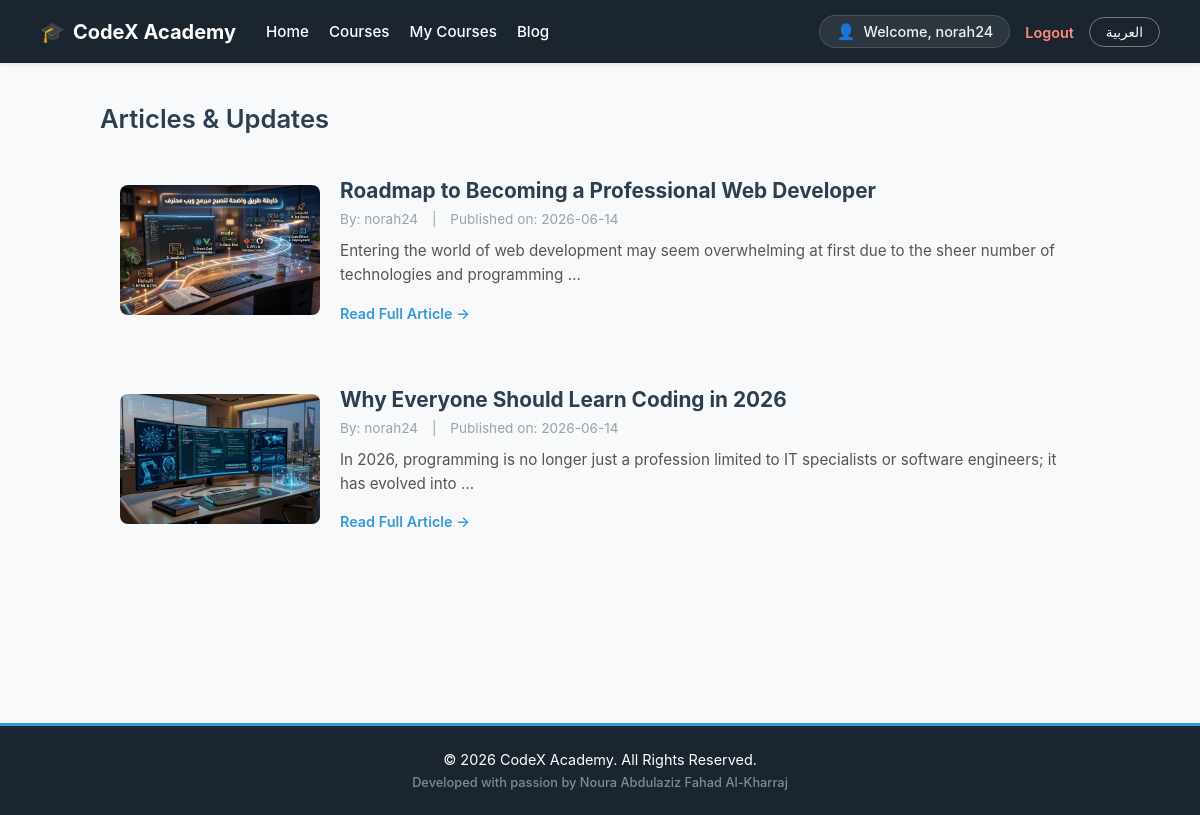
Page /blog/ (signed in) on the committed database.
### blog/models.py (models this page shows, shortened)
class Post(models.Model):
    title_en = models.CharField(max_length=200, verbose_name='Post Title (english)')
    title_ar = models.CharField(max_length=200, verbose_name='Post Title (arabic)')
    content_en = models.TextField(verbose_name='Post Content (english)')
    content_ar = models.TextField(verbose_name='Post Content (arabic)')
    author = models.ForeignKey(User, on_delete=models.CASCADE, related_name='posts', verbose_name='Author')
    image = models.ImageField(upload_to='blog_images/', verbose_name='Post Image', null=True, blank=True)
    created_at = models.DateTimeField(auto_now_add=True)

### blog/views.py (the view)
# urls.py: path('', views.post_list, name='post_list'),
def post_list(request):
    posts = Post.objects.all().order_by('-created_at')
    return render(request, 'blog/post_list.html', {'posts': posts})

### blog/templates/blog/post_list.html (shortened to what this page needs)
{% extends 'base.html' %}
{% block content %}
    <h2 style="color: #2c3e50; margin-bottom: 24px; font-size: 1.6rem; font-weight: 600;">
        {% if LANGUAGE_CODE == 'ar' %}المقالات والمستجدات{% else %}Articles & Updates{% endif %}
    </h2>
    <div style="display: flex; flex-direction: column; gap: 24px;">
    {% for post in posts %}
        <div class="card" style="display: flex; flex-direction: row; gap: 20px; overflow: hidden; align-items: center; padding: 20px;">
            {% if post.image %}
                <div style="width: 200px; height: 130px; flex-shrink: 0; border-radius: 8px; overflow: hidden;">
                    <img src="{{ post.image.url }}" alt="{{ post.title_ar }}" style="width: 100%; height: 100%; object-fit: cover;">
                </div>
            {% endif %}
            <div style="flex-grow: 1;">
                <h3 style="margin-top: 0; color: #2c3e50; font-size: 1.3rem; margin-bottom: 8px;">
                    {% if LANGUAGE_CODE == 'ar' %}{{ post.title_ar }}{% else %}{{ post.title_en }}{% endif %}
                </h3>
                <div style="color: #95a5a6; font-size: 0.85rem; margin-bottom: 12px;">
                    <span>{% if LANGUAGE_CODE == 'ar' %}بواسطة:{% else %}By:{% endif %} {{ post.author.username }}</span>
                    <span style="margin: 0 10px;">|</span>
                    <span>{% if LANGUAGE_CODE == 'ar' %}تاريخ النشر:{% else %}Published on:{% endif %} {{ post.created_at|date:"Y-m-d" }}</span>
                </div>
                <p style="color: #555; font-size: 0.95rem; line-height: 1.6; margin-bottom: 15px; margin-top: 0;">
                    {% if LANGUAGE_CODE == 'ar' %}{{ post.content_ar|truncatewords:20 }}{% else %}{{ post.content_en|truncatewords:20 }}{% endif %}
                </p>
                <a href="{% url 'blog:post_detail' post.id %}" style="color: #3498db; font-weight: 600; text-decoration: none; font-size: 0.9rem;">
                    {% if LANGUAGE_CODE == 'ar' %}قراءة المقال كاملاً ←{% else %}Read Full Article →{% endif %}
                </a>
            </div>
        </div>
    {% empty %}
        <div style="background: #ffffff; border: 1px solid #e9ecef; border-radius: 8px; padding: 30px; text-align: center; color: #7f8c8d; width: 100%;">
            {% if LANGUAGE_CODE == 'ar' %}لا توجد مقالات منشورة حالياً في المدونة.{% else %}No articles published in the blog yet.{% endif %}
        </div>
    {% endfor %}
    </div>
{% endblock %}

### templates/base.html (shortened to what this page needs)
{% load i18n %}
<!DOCTYPE html>
<html lang="{{ LANGUAGE_CODE }}" dir="{% if LANGUAGE_CODE == 'ar' %}rtl{% else %}ltr{% endif %}">
<head>
</head>
<body>
    <nav class="navbar">
        <div class="nav-right-side">
            <a href="/" class="brand-logo">
                <span>🎓</span>
                <span>{% if LANGUAGE_CODE == 'ar' %}كودكس التعليمية{% else %}CodeX Academy{% endif %}</span>
            </a>
            <div class="nav-links">
                <a href="/">
                    {% if LANGUAGE_CODE == 'ar' %}الرئيسية{% else %}Home{% endif %}
                </a>
                <a href="/courses/">
                    {% if LANGUAGE_CODE == 'ar' %}الكورسات{% else %}Courses{% endif %}
                </a>
                {% if request.user.is_authenticated %}
                <a href="{% url 'courses:my_courses' %}">
                    {% if LANGUAGE_CODE == 'ar' %}دوراتي التعليمية{% else %}My Courses{% endif %}
                </a>
                {% endif %}
                <a href="/blog/">
                    {% if LANGUAGE_CODE == 'ar' %}المدونة{% else %}Blog{% endif %}
                </a>
            </div>
        </div>
        <div class="nav-left-side">
            {% if request.user.is_authenticated %}
                <div class="user-badge">
                    <span style="font-size: 0.95rem;">👤</span>
                    <span class="username">
                        {% if LANGUAGE_CODE == 'ar' %}مرحباً، {{ request.user.username }}{% else %}Welcome, {{ request.user.username }}{% endif %}
                    </span>
                </div>
                <form action="/accounts/logout/" method="post" style="display: inline; margin: 0; padding: 0;">
                    <button type="submit" class="btn-logout-submit">
                        {% if LANGUAGE_CODE == 'ar' %}تسجيل الخروج{% else %}Logout{% endif %}
                    </button>
                </form>
            {% endif %}
            <div>
                <form action="{% url 'set_language' %}" method="post" style="display: inline; margin: 0; padding: 0;">
                    {% if LANGUAGE_CODE == 'ar' %}
                        <input type="hidden" name="language" value="en">
                        <button type="submit" class="lang-btn">English</button>
                    {% else %}
                        <button type="submit" class="lang-btn">العربية</button>
                    {% endif %}
                </form>
            </div>
        </div>
    </nav>
    <div class="container">
        {% block content %}
        {% endblock %}
    </div>
    <footer style="background-color: #1a252f; color: #ffffff; text-align: center; padding: 25px 0; margin-top: 60px; font-size: 0.9rem; border-top: 3px solid #3498db;">
        <div>
            {% if LANGUAGE_CODE == 'ar' %}
                © 2026 جميع الحقوق محفوظة لمنصة كودكس التعليمية
            {% else %}
                © 2026 CodeX Academy. All Rights Reserved.
            {% endif %}
        </div>
        <div style="color: #7f8c8d; font-size: 0.8rem; margin-top: 7px; font-weight: 500;">
            {% if LANGUAGE_CODE == 'ar' %}
                تم التطوير بكل شغف بواسطة نورة عبد العزيز فهد الخريجة
            {% else %}
                Developed with passion by Noura Abdulaziz Fahad Al-Kharraj
            {% endif %}
        </div>
    </footer>
</body>
</html>

### templates/base.html (style rules this page uses)
body { font-family: -apple-system, BlinkMacSystemFont, "Segoe UI", Roboto, Helvetica, Arial, sans-serif; margin: 0; padding: 0; background-color: #f8f9fa; color: #212529; }
.navbar { background-color: #1a252f; padding: 15px 40px; display: flex; justify-content: space-between; align-items: center; box-shadow: 0 2px 4px rgba(0,0,0,0.08); gap: 20px; }
.nav-right-side { display: flex; align-items: center; gap: 30px; }
.brand-logo { color: #ffffff; text-decoration: none; font-weight: bold; font-size: 1.25rem; display: flex; align-items: center; gap: 8px; }
.nav-links { display: flex; align-items: center; gap: 20px; }
.nav-links a { color: #ffffff; text-decoration: none; font-weight: 500; font-size: 0.95rem; transition: color 0.2s ease; }
.nav-left-side { display: flex; align-items: center; gap: 15px; }
.lang-btn { background-color: transparent; color: #ffffff; border: 1px solid rgba(255,255,255,0.4); padding: 6px 16px; border-radius: 20px; cursor: pointer; font-weight: 500; font-size: 0.85rem; transition: all 0.2s ease; }
.user-badge { background: rgba(255, 255, 255, 0.08); padding: 6px 16px; border-radius: 20px; display: flex; align-items: center; gap: 8px; border: 1px solid rgba(255, 255, 255, 0.15); }
.user-badge .username { color: #edf2f7; font-weight: 500; font-size: 0.9rem; }
.btn-logout-submit { background: none; border: none; color: #ff8a80; font-size: 0.9rem; font-weight: 600; cursor: pointer; padding: 0; font-family: inherit; transition: color 0.2s; }
.container { max-width: 1000px; margin: 40px auto; padding: 0 20px; min-height: 70vh; }

### rows in the picture
Post: image (picture), title_en "Roadmap to Becoming a Professional Web Developer", author.username "norah24", created_at "2026-06-14", content_en "Entering the world of web development may seem overwhelming at first due to the sheer number of technologies and programming …"
Post: image (picture), title_en "Why Everyone Should Learn Coding in 2026", author.username "norah24", created_at "2026-06-14", content_en "In 2026, programming is no longer just a profession limited to IT specialists or software engineers; it has evolved into …"

### other values in the picture
{{ request.user.username }} "norah24"
